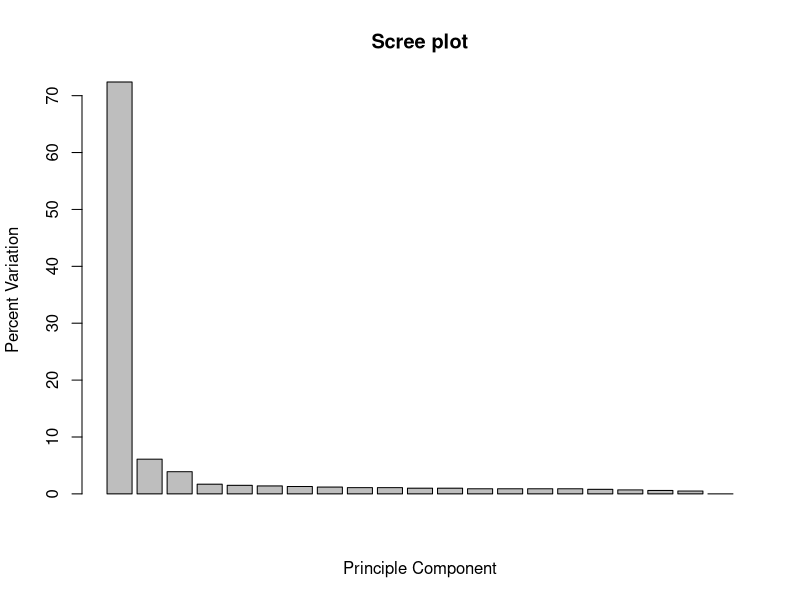
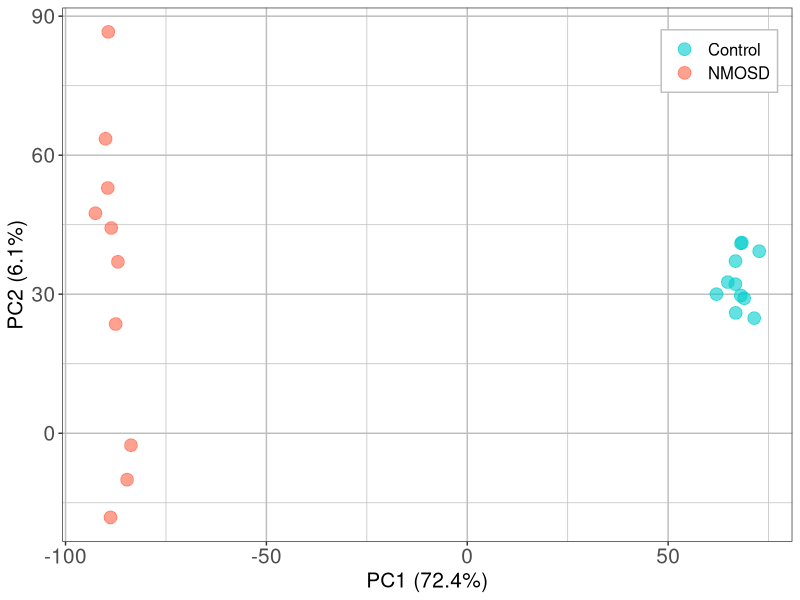
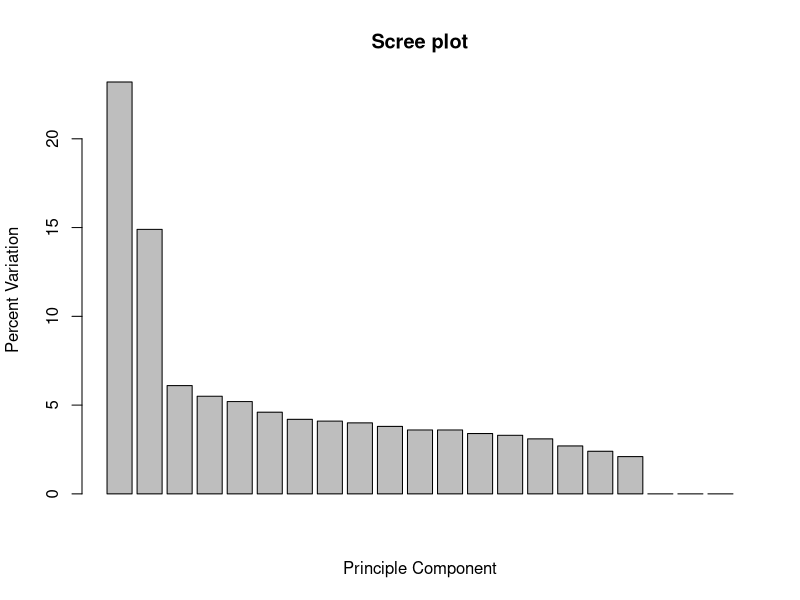
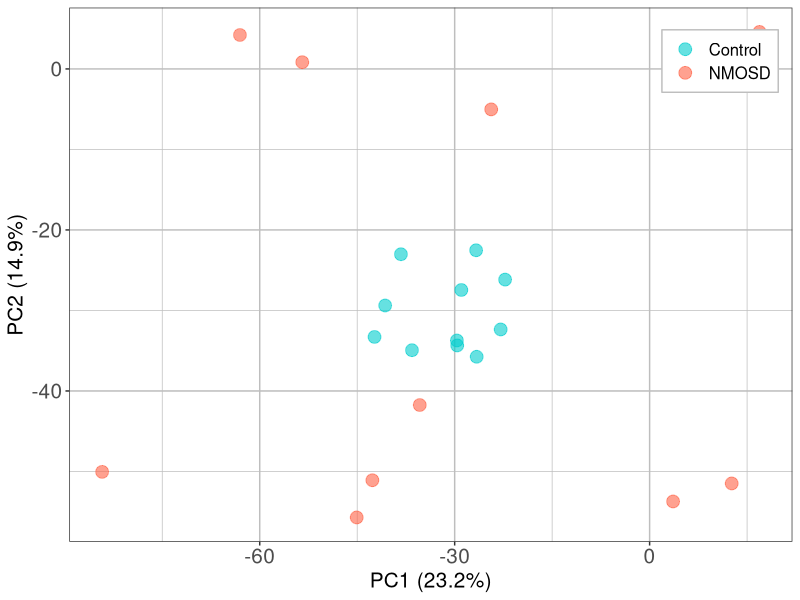
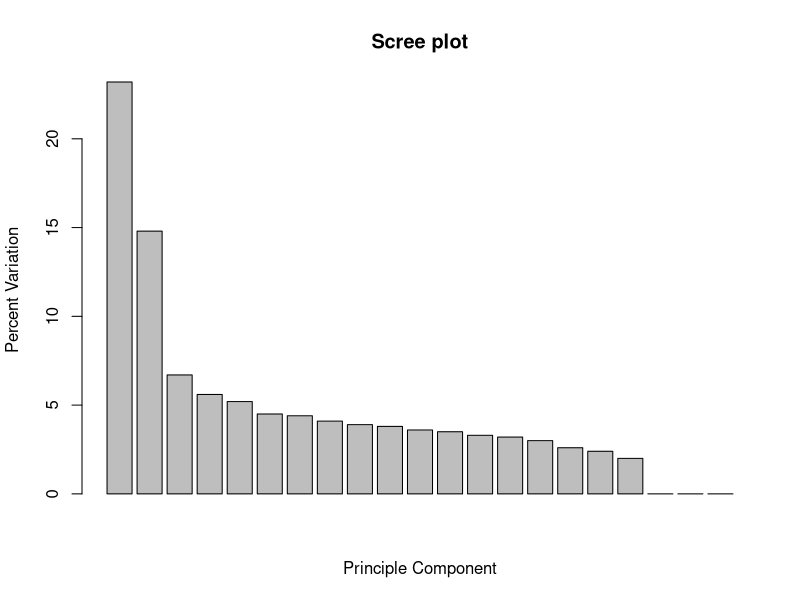
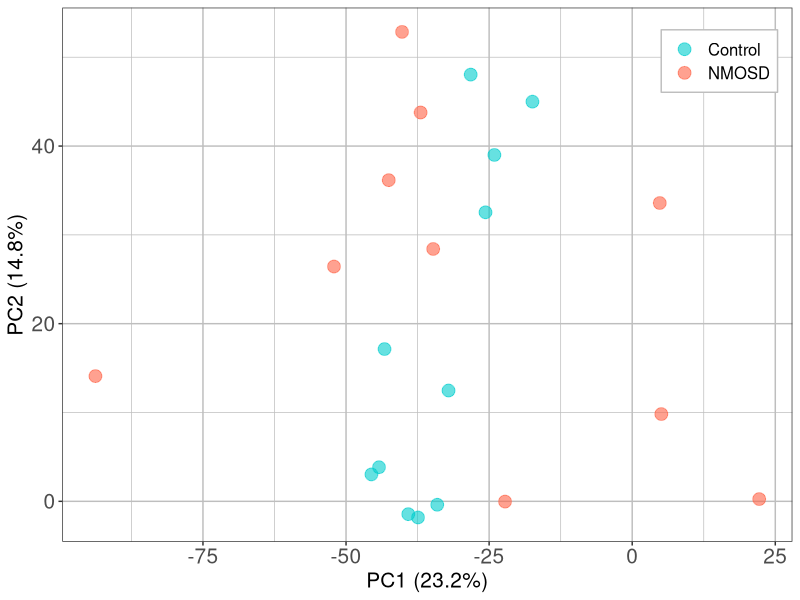
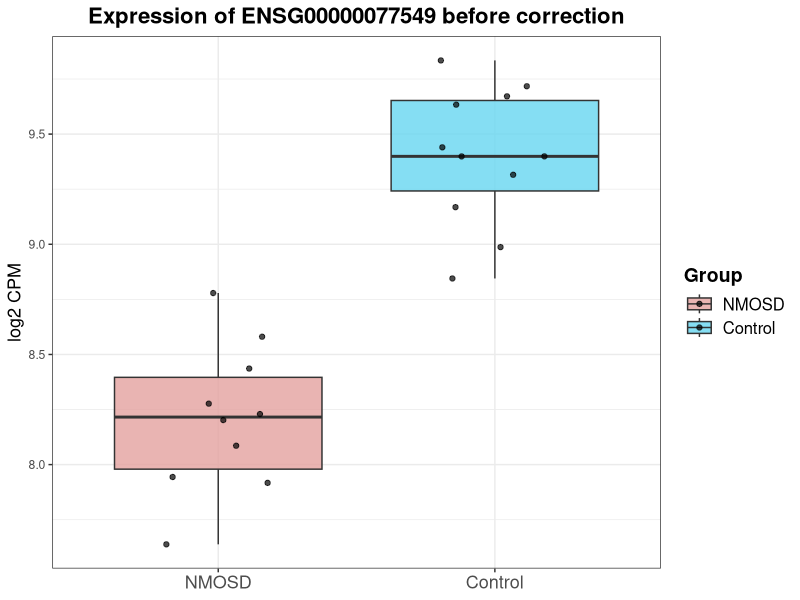
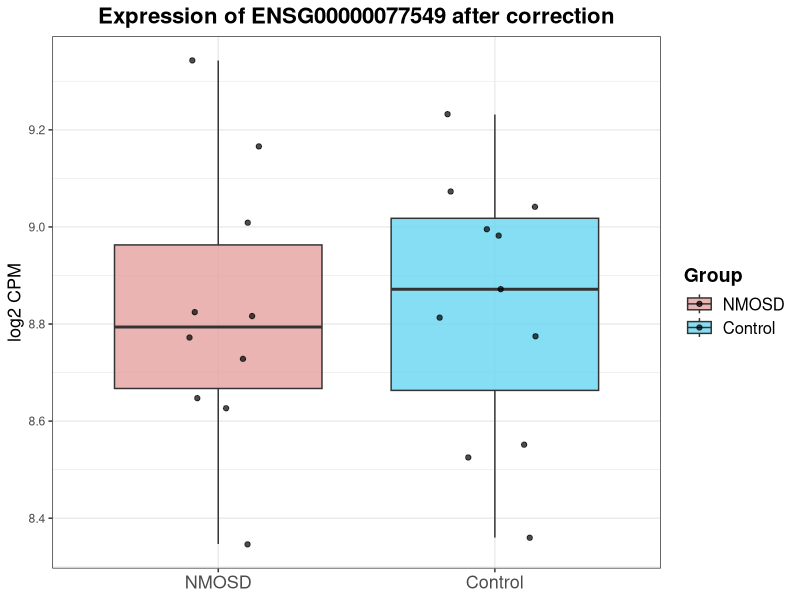

Source code (R) for these figures, in order:
setwd("C:/Users/JANE/Desktop/Wang實驗室/NMOSD研究計畫/RNA/NMOSD_RNA_analysis")

#-----------------{PCA:Batch Effect Correction"前"}-----------------
log2cpm_df<-read.csv("./RNA_DATA/log2cpm_matrix_before_BatchEffectCorrection.csv")
#dim(log2cpm_df) gene x sample: 9198 x 22('gene_id+samples)

#把原矩陣提出並轉成數值矩陣
mat <- as.matrix(log2cpm_df[ , -1]) #-1 >>> 把第 1 欄拿掉

gene_sample_transpose<-t(mat) #列為sample 欄為gene
pca_gene_sample<-prcomp(gene_sample_transpose,center=TRUE, scale.=FALSE) #只去除平均，不做zscore

print(pca_gene_sample)

pca_gene_sample$rotation #權重
pc1_weight<-pca_gene_sample$rotation[,1]#pc1的權重
pc2_weight<-pca_gene_sample$rotation[,2]#pc2的權重

#原先數值x權重
#找pc1新的值
pc1<-list()
for(i in 1:ncol(mat)){
  sample_pc1<-0
  for(x in 1:length(pc1_weight)){
    sample_pc1<-sample_pc1+(mat[x,i]*pc1_weight[x])
  }
  pc1<-append(pc1,sample_pc1)
}

pc1_after<-as.numeric(unlist(pc1))#as.numeric()轉成數值向量類型

#找pc2新的值
pc2<-list()
for(i in 1:ncol(mat)){
  sample_pc2<-0
  for(x in 1:length(pc2_weight)){
    sample_pc2<-sample_pc2+(mat[x,i]*pc2_weight[x])
  }
  pc2<-append(pc2,sample_pc2)
}

pc2_after<-as.numeric(unlist(pc2))

pca.var<-pca_gene_sample$sdev^2
pca.var.percentage<-round(pca.var/sum(pca.var)*100,1)
barplot(pca.var.percentage,main='Scree plot',xlab='Principle Component',
        ylab='Percent Variation')

pca.data_2<-data.frame(Sample=rownames(gene_sample_transpose),PC1=(pc1_after),PC2=(pc2_after))
pca.data_2

pca.data_2$Group <- ifelse(
  grepl("^SRR", pca.data_2$Sample),  # 如果 Sample 以 "SRR" 開頭
  "Control",                         # 就標成 Control
  "NMOSD"                            # 否則都當 NMOSD
)

#顏色排序
pca.data_2$Group <- factor(pca.data_2$Group)
levels(pca.data_2$Group) #"Control" "NMOSD"  


#畫PC1和PC2圖
library(ggplot2)
ggplot(pca.data_2,aes(x=PC1,y=PC2,colour=Group))+
  scale_colour_manual(values=c('cyan3','tomato'))+
  #scale_x_continuous(breaks = seq(0, 25, by = 1)) +
  #coord_cartesian(xlim = c(-0.5, 1.5)) +  # 限制 x 軸範圍到 0-2
  #geom_point(size=4, alpha=0.7) + #設定透明度
  geom_jitter(size = 4, width = 0.2, height = 0.2, alpha = 0.6) + #抖動 ->讓pc1&pc2相同的點可以分開
  xlab(paste('PC1 (',pca.var.percentage[1],'%)',sep=''))+
  ylab(paste('PC2 (',pca.var.percentage[2],'%)',sep=''))+
  theme_bw()+theme(axis.text.x=element_text(size=15),
                   axis.text.y=element_text(size=15),
                   axis.title.x=element_text(size=15),
                   axis.title.y=element_text(size=15),
                   panel.grid.major=element_line(colour='gray'),
                   panel.grid.minor=element_line(colour='gray'),
                   legend.title=element_blank(),
                   legend.position = c(0.9,0.9),
                   legend.background=element_rect(
                     colour='gray',fill="white"),
                   legend.key.width = unit(0.8, "cm"),
                   legend.key.height = unit(0.6, "cm"),
                   legend.text = element_text(size = 12)
  )


#-----------------{PCA:Batch Effect Correction"後"}-----------------
#{3371 control genes}
log2cpm_corrected_df<-read.csv("./RNA_DATA/log2cpm_matrix_after_BatchEffectCorrection(1285Control Genes).csv")
#dim(log2cpm_df) gene x sample: 9198 x 22('gene_id+samples)

#把原矩陣提出並轉成數值矩陣
mat <- as.matrix(log2cpm_corrected_df[ , -1]) #-1 >>> 把第 1 欄拿掉

gene_sample_transpose<-t(mat) #列為sample 欄為gene
pca_gene_sample<-prcomp(gene_sample_transpose,center=TRUE, scale.=FALSE)

print(pca_gene_sample)

pca_gene_sample$rotation #權重
pc1_weight<-pca_gene_sample$rotation[,1]#pc1的權重
pc2_weight<-pca_gene_sample$rotation[,2]#pc2的權重

#原先數值x權重
#找pc1新的值
pc1<-list()
for(i in 1:ncol(mat)){
  sample_pc1<-0
  for(x in 1:length(pc1_weight)){
    sample_pc1<-sample_pc1+(mat[x,i]*pc1_weight[x])
  }
  pc1<-append(pc1,sample_pc1)
}

pc1_after<-as.numeric(unlist(pc1))#as.numeric()轉成數值向量類型

#找pc2新的值
pc2<-list()
for(i in 1:ncol(mat)){
  sample_pc2<-0
  for(x in 1:length(pc2_weight)){
    sample_pc2<-sample_pc2+(mat[x,i]*pc2_weight[x])
  }
  pc2<-append(pc2,sample_pc2)
}

pc2_after<-as.numeric(unlist(pc2))

pca.var<-pca_gene_sample$sdev^2
pca.var.percentage<-round(pca.var/sum(pca.var)*100,1)
barplot(pca.var.percentage,main='Scree plot',xlab='Principle Component',
        ylab='Percent Variation')

pca.data_2<-data.frame(Sample=rownames(gene_sample_transpose),PC1=(pc1_after),PC2=(pc2_after))
pca.data_2

pca.data_2$Group <- ifelse(
  grepl("^SRR", pca.data_2$Sample),  # 如果 Sample 以 "SRR" 開頭
  "Control",                         # 就標成 Control
  "NMOSD"                            # 否則都當 NMOSD
)

#顏色排序
pca.data_2$Group <- factor(pca.data_2$Group)
levels(pca.data_2$Group) #"Control" "NMOSD"  

X11()
#畫PC1和PC2圖
library(ggplot2)
ggplot(pca.data_2,aes(x=PC1,y=PC2,colour=Group))+
  scale_colour_manual(values=c('cyan3','tomato'))+
  #scale_x_continuous(breaks = seq(0, 25, by = 1)) +
  #coord_cartesian(xlim = c(-0.5, 1.5)) +  # 限制 x 軸範圍到 0-2
  #geom_point(size=4, alpha=0.7) + #設定透明度
  geom_jitter(size = 4, width = 0.2, height = 0.2, alpha = 0.6) + #抖動 ->讓pc1&pc2相同的點可以分開
  xlab(paste('PC1 (',pca.var.percentage[1],'%)',sep=''))+
  ylab(paste('PC2 (',pca.var.percentage[2],'%)',sep=''))+
  theme_bw()+theme(axis.text.x=element_text(size=15),
                   axis.text.y=element_text(size=15),
                   axis.title.x=element_text(size=15),
                   axis.title.y=element_text(size=15),
                   panel.grid.major=element_line(colour='gray'),
                   panel.grid.minor=element_line(colour='gray'),
                   legend.title=element_blank(),
                   legend.position = c(0.9,0.9),
                   legend.background=element_rect(
                     colour='gray',fill="white"),
                   legend.key.width = unit(0.8, "cm"),
                   legend.key.height = unit(0.6, "cm"),
                   legend.text = element_text(size = 12)
  )

#-----------------{PCA:Batch Effect Correction"後"}-----------------
#{11control genes}
log2cpm_corrected_df<-read.csv("./RNA_DATA/log2cpm_matrix_after_BatchEffectCorrection(11control_genes).csv")
#dim(log2cpm_df) gene x sample: 9198 x 22('gene_id+samples)

#把原矩陣提出並轉成數值矩陣
mat <- as.matrix(log2cpm_corrected_df[ , -1]) #-1 >>> 把第 1 欄拿掉

gene_sample_transpose<-t(mat) #列為sample 欄為gene
pca_gene_sample<-prcomp(gene_sample_transpose,center=TRUE, scale.=FALSE)

print(pca_gene_sample)

pca_gene_sample$rotation #權重
pc1_weight<-pca_gene_sample$rotation[,1]#pc1的權重
pc2_weight<-pca_gene_sample$rotation[,2]#pc2的權重

#原先數值x權重
#找pc1新的值
pc1<-list()
for(i in 1:ncol(mat)){
  sample_pc1<-0
  for(x in 1:length(pc1_weight)){
    sample_pc1<-sample_pc1+(mat[x,i]*pc1_weight[x])
  }
  pc1<-append(pc1,sample_pc1)
}

pc1_after<-as.numeric(unlist(pc1))#as.numeric()轉成數值向量類型

#找pc2新的值
pc2<-list()
for(i in 1:ncol(mat)){
  sample_pc2<-0
  for(x in 1:length(pc2_weight)){
    sample_pc2<-sample_pc2+(mat[x,i]*pc2_weight[x])
  }
  pc2<-append(pc2,sample_pc2)
}

pc2_after<-as.numeric(unlist(pc2))

pca.var<-pca_gene_sample$sdev^2
pca.var.percentage<-round(pca.var/sum(pca.var)*100,1)
barplot(pca.var.percentage,main='Scree plot',xlab='Principle Component',
        ylab='Percent Variation')

pca.data_2<-data.frame(Sample=rownames(gene_sample_transpose),PC1=(pc1_after),PC2=(pc2_after))
pca.data_2

pca.data_2$Group <- ifelse(
  grepl("^SRR", pca.data_2$Sample),  # 如果 Sample 以 "SRR" 開頭
  "Control",                         # 就標成 Control
  "NMOSD"                            # 否則都當 NMOSD
)

#顏色排序
pca.data_2$Group <- factor(pca.data_2$Group)
levels(pca.data_2$Group) #"Control" "NMOSD"  


#畫PC1和PC2圖
library(ggplot2)
ggplot(pca.data_2,aes(x=PC1,y=PC2,colour=Group))+
  scale_colour_manual(values=c('cyan3','tomato'))+
  #scale_x_continuous(breaks = seq(0, 25, by = 1)) +
  #coord_cartesian(xlim = c(-0.5, 1.5)) +  # 限制 x 軸範圍到 0-2
  #geom_point(size=4, alpha=0.7) + #設定透明度
  geom_jitter(size = 4, width = 0.2, height = 0.2, alpha = 0.6) + #抖動 ->讓pc1&pc2相同的點可以分開
  xlab(paste('PC1 (',pca.var.percentage[1],'%)',sep=''))+
  ylab(paste('PC2 (',pca.var.percentage[2],'%)',sep=''))+
  theme_bw()+theme(axis.text.x=element_text(size=15),
                   axis.text.y=element_text(size=15),
                   axis.title.x=element_text(size=15),
                   axis.title.y=element_text(size=15),
                   panel.grid.major=element_line(colour='gray'),
                   panel.grid.minor=element_line(colour='gray'),
                   legend.title=element_blank(),
                   legend.position = c(0.9,0.9),
                   legend.background=element_rect(
                     colour='gray',fill="white"),
                   legend.key.width = unit(0.8, "cm"),
                   legend.key.height = unit(0.6, "cm"),
                   legend.text = element_text(size = 12)
  )


#-----------------{DEGs:Batch Effect Correction前後gene expression變化}-----------------
####{DEGsENSG00000077549}####
DEG_id<-"ENSG00000077549"
log2cpm_df<-read.csv("./RNA_DATA/log2cpm_matrix_before_BatchEffectCorrection.csv")
DEG_before_info<-log2cpm_df[log2cpm_df$X==DEG_id,]

#----轉成長df
library(tidyr)
library(dplyr) 
DEG_before_long <- DEG_before_info %>%
  pivot_longer(
    cols      = -X,           # 除了 X 之外的所有欄位都 pivot
    names_to  = "Sample",     # 原本的欄位名稱會變成 Sample 欄位
    values_to = "log2CPM"     # 原本的值會集中到 log2CPM 欄位
  )

DEG_before_long$Group <- ifelse(
  grepl("^SRR", DEG_before_long$Sample),  # 如果 Sample 以 "SRR" 開頭
  "Control",                         # 就標成 Control
  "NMOSD"                            # 否則都當 NMOSD
)
DEG_before_df<-as.data.frame(DEG_before_long)

#----batch effect correction info
log2cpm_corrected_df<-read.csv("./RNA_DATA/log2cpm_matrix_after_BatchEffectCorrection(1285Control Genes).csv")
DEG_after_info<-log2cpm_corrected_df[log2cpm_corrected_df$X==DEG_id,]

#----轉成長df
library(tidyr)
library(dplyr) 
DEG_after_long <- DEG_after_info %>%
  pivot_longer(
    cols      = -X,           # 除了 X 之外的所有欄位都 pivot
    names_to  = "Sample",     # 原本的欄位名稱會變成 Sample 欄位
    values_to = "log2CPM_corrected"     # 原本的值會集中到 log2CPM 欄位
  )

DEG_after_long$Group <- ifelse(
  grepl("^SRR", DEG_after_long$Sample),  # 如果 Sample 以 "SRR" 開頭
  "Control",                         # 就標成 Control
  "NMOSD"                            # 否則都當 NMOSD
)
DEG_after_df<-as.data.frame(DEG_after_long)

#----merge 2個df
DEG_merged_df <- merge(
  DEG_before_df,
  DEG_after_df,
  by     = c("X", "Sample", "Group"),
)
DEG_merged_df$Group <- factor(DEG_merged_df$Group , levels = c("NMOSD", "Control")) #加入此>>>設定NMOSD在左邊
#校正前
library(ggplot2)

boxplot_log2cpm_before <- ggplot(DEG_merged_df, aes(x = Group, y =log2CPM, fill = Group)) +
  geom_boxplot(outlier.shape = NA, alpha = 0.8) +
  geom_jitter(width = 0.2, alpha = 0.7) +  # 添加點狀數據
  #theme_minimal() +
  theme_bw()+
  labs(title =paste0("Expression of ", DEG_id, " before correction") ,
       x=NULL,y = "log2 CPM",fill="Group") +
  theme(plot.title = element_text(size = 16, hjust = 0.5,face='bold'),
        axis.text.x = element_text(size=13, angle=0,hjust = 0.5,vjust =1), #hjust=0.5置中對齊
        axis.title.y = element_text(size = 13),
        legend.background=element_rect(
          colour='white',fill="white"),
        legend.key.width = unit(0.8, "cm"),
        legend.key.height = unit(0.6, "cm"),
        legend.text = element_text(size = 12),
        legend.title = element_text(size = 14, face = "bold"))+
  scale_fill_manual(values = c("NMOSD" = "#E3A19F", "Control" = "#67D6F0"))

print(boxplot_log2cpm_before)
# 校正後

boxplot_log2cpm_after<- ggplot(DEG_merged_df, aes(x = Group, y = log2CPM_corrected, fill = Group)) +
  geom_boxplot(outlier.shape = NA, alpha = 0.8) +
  geom_jitter(width = 0.2, alpha = 0.7) +  # 添加點狀數據
  #theme_minimal() +
  theme_bw()+
  labs(title =paste0("Expression of ", DEG_id, " after correction") ,
       x=NULL,y = "log2 CPM",fill="Group") +
  theme(plot.title = element_text(size = 16, hjust = 0.5,face='bold'),
        axis.text.x = element_text(size=13, angle=0,hjust = 0.5,vjust =1), #hjust=0.5置中對齊
        axis.title.y = element_text(size = 13),
        legend.background=element_rect(
          colour='white',fill="white"),
        legend.key.width = unit(0.8, "cm"),
        legend.key.height = unit(0.6, "cm"),
        legend.text = element_text(size = 12),
        legend.title = element_text(size = 14, face = "bold"))+
  scale_fill_manual(values = c("NMOSD" = "#E3A19F", "Control" = "#67D6F0"))

print(boxplot_log2cpm_after)


#-----------------------------------------------------------------------------------------
####{DEGs:ENSG00000180644}####
DEG_id<-"ENSG00000180644"
log2cpm_df<-read.csv("./RNA_DATA/log2cpm_matrix_before_BatchEffectCorrection.csv")
DEG_before_info<-log2cpm_df[log2cpm_df$X==DEG_id,]

#----轉成長df
library(tidyr)
library(dplyr) 
DEG_before_long <- DEG_before_info %>%
  pivot_longer(
    cols      = -X,           # 除了 X 之外的所有欄位都 pivot
    names_to  = "Sample",     # 原本的欄位名稱會變成 Sample 欄位
    values_to = "log2CPM"     # 原本的值會集中到 log2CPM 欄位
  )

DEG_before_long$Group <- ifelse(
  grepl("^SRR", DEG_before_long$Sample),  # 如果 Sample 以 "SRR" 開頭
  "Control",                         # 就標成 Control
  "NMOSD"                            # 否則都當 NMOSD
)
DEG_before_df<-as.data.frame(DEG_before_long)

#----batch effect correction info
log2cpm_corrected_df<-read.csv("./RNA_DATA/log2cpm_matrix_after_BatchEffectCorrection(1285Control Genes).csv")
DEG_after_info<-log2cpm_corrected_df[log2cpm_corrected_df$X==DEG_id,]

#----轉成長df
library(tidyr)
library(dplyr) 
DEG_after_long <- DEG_after_info %>%
  pivot_longer(
    cols      = -X,           # 除了 X 之外的所有欄位都 pivot
    names_to  = "Sample",     # 原本的欄位名稱會變成 Sample 欄位
    values_to = "log2CPM_corrected"     # 原本的值會集中到 log2CPM 欄位
  )

DEG_after_long$Group <- ifelse(
  grepl("^SRR", DEG_after_long$Sample),  # 如果 Sample 以 "SRR" 開頭
  "Control",                         # 就標成 Control
  "NMOSD"                            # 否則都當 NMOSD
)
DEG_after_df<-as.data.frame(DEG_after_long)

#----merge 2個df
DEG_merged_df <- merge(
  DEG_before_df,
  DEG_after_df,
  by     = c("X", "Sample", "Group"),
)
DEG_merged_df$Group <- factor(DEG_merged_df$Group , levels = c("NMOSD", "Control")) #加入此>>>設定NMOSD在左邊
#校正前
library(ggplot2)

boxplot_log2cpm_before <- ggplot(DEG_merged_df, aes(x = Group, y =log2CPM, fill = Group)) +
  geom_boxplot(outlier.shape = NA, alpha = 0.8) +
  geom_jitter(width = 0.2, alpha = 0.7) +  # 添加點狀數據
  #theme_minimal() +
  theme_bw()+
  labs(title =paste0("Expression of ", DEG_id, " before correction") ,
       x=NULL,y = "log2 CPM",fill="Group") +
  theme(plot.title = element_text(size = 16, hjust = 0.5,face='bold'),
        axis.text.x = element_text(size=13, angle=0,hjust = 0.5,vjust =1), #hjust=0.5置中對齊
        axis.title.y = element_text(size = 13),
        legend.background=element_rect(
          colour='white',fill="white"),
        legend.key.width = unit(0.8, "cm"),
        legend.key.height = unit(0.6, "cm"),
        legend.text = element_text(size = 12),
        legend.title = element_text(size = 14, face = "bold"))+
  scale_fill_manual(values = c("NMOSD" = "#E3A19F", "Control" = "#67D6F0"))

print(boxplot_log2cpm_before)
# 校正後

boxplot_log2cpm_after<- ggplot(DEG_merged_df, aes(x = Group, y = log2CPM_corrected, fill = Group)) +
  geom_boxplot(outlier.shape = NA, alpha = 0.8) +
  geom_jitter(width = 0.2, alpha = 0.7) +  # 添加點狀數據
  #theme_minimal() +
  theme_bw()+
  labs(title =paste0("Expression of ", DEG_id, " after correction") ,
       x=NULL,y = "log2 CPM",fill="Group") +
  theme(plot.title = element_text(size = 16, hjust = 0.5,face='bold'),
        axis.text.x = element_text(size=13, angle=0,hjust = 0.5,vjust =1), #hjust=0.5置中對齊
        axis.title.y = element_text(size = 13),
        legend.background=element_rect(
          colour='white',fill="white"),
        legend.key.width = unit(0.8, "cm"),
        legend.key.height = unit(0.6, "cm"),
        legend.text = element_text(size = 12),
        legend.title = element_text(size = 14, face = "bold"))+
  scale_fill_manual(values = c("NMOSD" = "#E3A19F", "Control" = "#67D6F0"))

print(boxplot_log2cpm_after)

#-------------------------------------------------------------------------------------------
